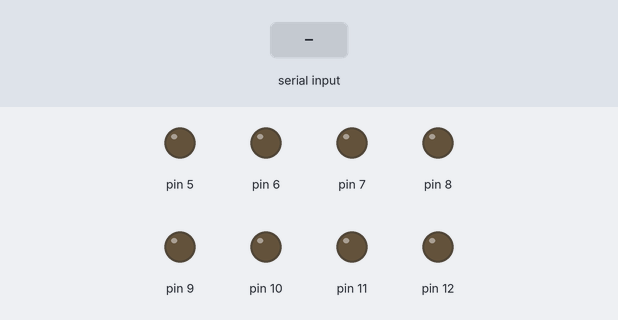
This sketch was run on a simulated Arduino Uno, built with avr-gcc and run on an emulated ATmega328P. On the bench: output pins drawn as LEDs (lit = HIGH). Dashed ring = blinking. The test bench sets the inputs (shaded band). What the sketch prints to the serial monitor is not drawn.

Above: at 1.2 s.
1.3 s: "1\n" received over Serial
At 1.65 s:
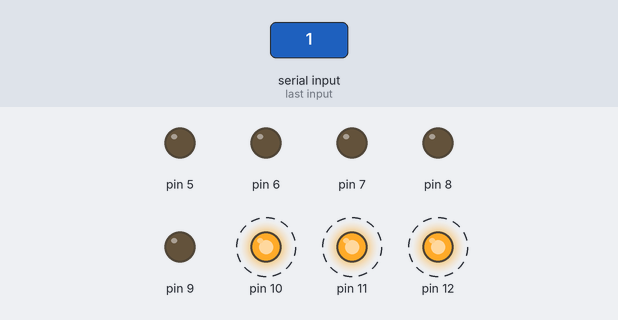
At 2.05 s:
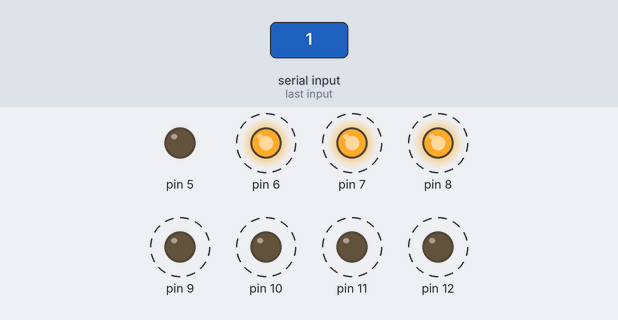
4.3 s: "2\n" received over Serial
At 4.45 s:
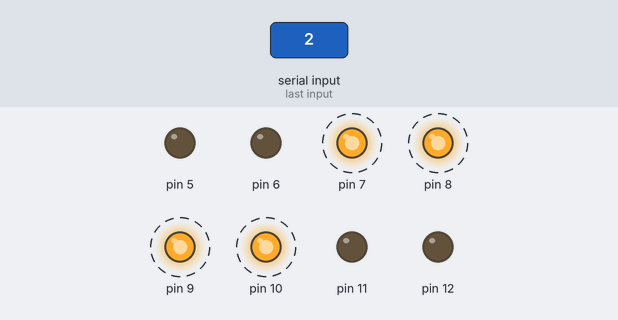
Timing chart, 0 to 7.3 s (numbered marks = the images above; inputs shaded):
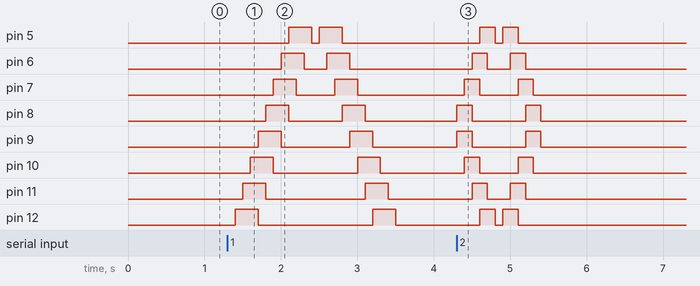

The sketch:

Sortides_1.3.ino
```cpp
/*************************************************************************
**                                                                      **
**                     Entrades-Sortides digitals                       **
**                                                                      **
*************************************************************************/
//Descripcio del programa
//Aquest programa té dos funcions
// La 1 els leds van d'una banda a una altra
// La 2 els leds van del centre als costats i dels costats al centre


//*******  Includes  *****************************************************


//*******  Variables  ****************************************************
int Funcio= 1 ;
//*******  Setup  ********************************************************
void setup(){
  Serial.begin(9600);
  pinMode (5, OUTPUT);
  pinMode (6, OUTPUT);
  pinMode (7, OUTPUT);
  pinMode (8, OUTPUT);
  pinMode (9, OUTPUT);
  pinMode (10, OUTPUT);
  pinMode (11, OUTPUT);
  pinMode (12, OUTPUT);


}

//*******  Loop  *********************************************************
void loop(){

  while ( Serial.available() > 0){
    Funcio = Serial.parseInt();
    Serial.print (Funcio);

    if ( Funcio == 1){
  digitalWrite (5, LOW);
  digitalWrite (6, LOW);
  digitalWrite (7, LOW);
  digitalWrite (8, LOW);
  digitalWrite (9, LOW);
  digitalWrite (10, LOW);
  digitalWrite (11, LOW);
  digitalWrite (12, LOW);

  delay(100);

  digitalWrite (5, LOW);
  digitalWrite (6, LOW);
  digitalWrite (7, LOW);
  digitalWrite (8, LOW);
  digitalWrite (9, LOW);
  digitalWrite (10, LOW);
  digitalWrite (11, LOW);
  digitalWrite (12, HIGH);

  delay(100);

  digitalWrite (5, LOW);
  digitalWrite (6, LOW);
  digitalWrite (7, LOW);
  digitalWrite (8, LOW);
  digitalWrite (9, LOW);
  digitalWrite (10, LOW);
  digitalWrite (11, HIGH);
  digitalWrite (12, HIGH);

  delay(100);

  digitalWrite (5, LOW);
  digitalWrite (6, LOW);
  digitalWrite (7, LOW);
  digitalWrite (8, LOW);
  digitalWrite (9, LOW);
  digitalWrite (10, HIGH);
  digitalWrite (11, HIGH);
  digitalWrite (12, HIGH);

  delay(100);

  digitalWrite (5, LOW);
  digitalWrite (6, LOW);
  digitalWrite (7, LOW);
  digitalWrite (8, LOW);
  digitalWrite (9, HIGH);
  digitalWrite (10, HIGH);
  digitalWrite (11, HIGH);
  digitalWrite (12, LOW);

  delay(100);

  digitalWrite (5, LOW);
  digitalWrite (6, LOW);
  digitalWrite (7, LOW);
  digitalWrite (8, HIGH);
  digitalWrite (9, HIGH);
  digitalWrite (10, HIGH);
  digitalWrite (11, LOW);
  digitalWrite (12, LOW);

  delay(100);

  digitalWrite (5, LOW);
  digitalWrite (6, LOW);
  digitalWrite (7, HIGH);
  digitalWrite (8, HIGH);
  digitalWrite (9, HIGH);
  digitalWrite (10, LOW);
  digitalWrite (11, LOW);
  digitalWrite (12, LOW);

  delay(100);

  digitalWrite (5, LOW);
  digitalWrite (6, HIGH);
  digitalWrite (7, HIGH);
  digitalWrite (8, HIGH);
  digitalWrite (9, LOW);
  digitalWrite (10, LOW);
  digitalWrite (11, LOW);
  digitalWrite (12, LOW);

  delay(100);

  digitalWrite (5, HIGH);
  digitalWrite (6, HIGH);
  digitalWrite (7, HIGH);
  digitalWrite (8, LOW);
  digitalWrite (9, LOW);
  digitalWrite (10, LOW);
  digitalWrite (11, LOW);
  digitalWrite (12, LOW);

  delay(100);

  digitalWrite (5, HIGH);
  digitalWrite (6, HIGH);
  digitalWrite (7, LOW);
  digitalWrite (8, LOW);
  digitalWrite (9, LOW);
  digitalWrite (10, LOW);
  digitalWrite (11, LOW);
  digitalWrite (12, LOW);

  delay(100);

  digitalWrite (5, HIGH);
  digitalWrite (6, LOW);
  digitalWrite (7, LOW);
  digitalWrite (8, LOW);
  digitalWrite (9, LOW);
  digitalWrite (10, LOW);
  digitalWrite (11, LOW);
  digitalWrite (12, LOW);

  delay(100);

  digitalWrite (5, LOW);
  digitalWrite (6, LOW);
  digitalWrite (7, LOW);
  digitalWrite (8, LOW);
  digitalWrite (9, LOW);
  digitalWrite (10, LOW);
  digitalWrite (11, LOW);
  digitalWrite (12, LOW);

  delay(100);

  digitalWrite (5, HIGH);
  digitalWrite (6, LOW);
  digitalWrite (7, LOW);
  digitalWrite (8, LOW);
  digitalWrite (9, LOW);
  digitalWrite (10, LOW);
  digitalWrite (11, LOW);
  digitalWrite (12, LOW);

  delay(100);

  digitalWrite (5, HIGH);
  digitalWrite (6, HIGH);
  digitalWrite (7, LOW);
  digitalWrite (8, LOW);
  digitalWrite (9, LOW);
  digitalWrite (10, LOW);
  digitalWrite (11, LOW);
  digitalWrite (12, LOW);

  delay(100);

  digitalWrite (5, HIGH);
  digitalWrite (6, HIGH);
  digitalWrite (7, HIGH);
  digitalWrite (8, LOW);
  digitalWrite (9, LOW);
  digitalWrite (10, LOW);
  digitalWrite (11, LOW);
  digitalWrite (12, LOW);

  delay(100);

  digitalWrite (5, LOW);
  digitalWrite (6, HIGH);
  digitalWrite (7, HIGH);
  digitalWrite (8, HIGH);
  digitalWrite (9, LOW);
  digitalWrite (10, LOW);
  digitalWrite (11, LOW);
  digitalWrite (12, LOW);

  delay(100);

  digitalWrite (5, LOW);
  digitalWrite (6, LOW);
  digitalWrite (7, HIGH);
  digitalWrite (8, HIGH);
  digitalWrite (9, HIGH);
  digitalWrite (10, LOW);
  digitalWrite (11, LOW);
  digitalWrite (12, LOW);

  delay(100);

  digitalWrite (5, LOW);
  digitalWrite (6, LOW);
  digitalWrite (7, LOW);
  digitalWrite (8, HIGH);
  digitalWrite (9, HIGH);
  digitalWrite (10, HIGH);
  digitalWrite (11, LOW);
  digitalWrite (12, LOW);

  delay(100);

  digitalWrite (5, LOW);
  digitalWrite (6, LOW);
  digitalWrite (7, LOW);
  digitalWrite (8, LOW);
  digitalWrite (9, HIGH);
  digitalWrite (10, HIGH);
  digitalWrite (11, HIGH);
  digitalWrite (12, LOW);

  delay(100);

  digitalWrite (5, LOW);
  digitalWrite (6, LOW);
  digitalWrite (7, LOW);
  digitalWrite (8, LOW);
  digitalWrite (9, LOW);
  digitalWrite (10, HIGH);
  digitalWrite (11, HIGH);
  digitalWrite (12, HIGH);

  delay(100);

  digitalWrite (5, LOW);
  digitalWrite (6, LOW);
  digitalWrite (7, LOW);
  digitalWrite (8, LOW);
  digitalWrite (9, LOW);
  digitalWrite (10, LOW);
  digitalWrite (11, HIGH);
  digitalWrite (12, HIGH);

  delay(100);

  digitalWrite (5, LOW);
  digitalWrite (6, LOW);
  digitalWrite (7, LOW);
  digitalWrite (8, LOW);
  digitalWrite (9, LOW);
  digitalWrite (10, LOW);
  digitalWrite (11, LOW);
  digitalWrite (12, HIGH);

  delay(100);

  digitalWrite (5, LOW);
  digitalWrite (6, LOW);
  digitalWrite (7, LOW);
  digitalWrite (8, LOW);
  digitalWrite (9, LOW);
  digitalWrite (10, LOW);
  digitalWrite (11, LOW);
  digitalWrite (12, LOW);

  delay(100);

    }

 //*Aqui comença la part del centre cap als costats
  else if (Funcio == 2) {
  digitalWrite (5, LOW);
  digitalWrite (6, LOW);
  digitalWrite (7, LOW);
  digitalWrite (8, HIGH);
  digitalWrite (9, HIGH);
  digitalWrite (10, LOW);
  digitalWrite (11, LOW);
  digitalWrite (12, LOW);

  delay(100);

  digitalWrite (5, LOW);
  digitalWrite (6, LOW);
  digitalWrite (7, HIGH);
  digitalWrite (8, HIGH);
  digitalWrite (9, HIGH);
  digitalWrite (10, HIGH);
  digitalWrite (11, LOW);
  digitalWrite (12, LOW);

  delay(100);

  digitalWrite (5, LOW);
  digitalWrite (6, HIGH);
  digitalWrite (7, HIGH);
  digitalWrite (8, LOW);
  digitalWrite (9, LOW);
  digitalWrite (10, HIGH);
  digitalWrite (11, HIGH);
  digitalWrite (12, LOW);

  delay(100);

  digitalWrite (5, HIGH);
  digitalWrite (6, HIGH);
  digitalWrite (7, LOW);
  digitalWrite (8, LOW);
  digitalWrite (9, LOW);
  digitalWrite (10, LOW);
  digitalWrite (11, HIGH);
  digitalWrite (12, HIGH);

  delay(100);

  digitalWrite (5, HIGH);
  digitalWrite (6, LOW);
  digitalWrite (7, LOW);
  digitalWrite (8, LOW);
  digitalWrite (9, LOW);
  digitalWrite (10, LOW);
  digitalWrite (11, LOW);
  digitalWrite (12, HIGH);

  delay(100);

  digitalWrite (5, LOW);
  digitalWrite (6, LOW);
  digitalWrite (7, LOW);
  digitalWrite (8, LOW);
  digitalWrite (9, LOW);
  digitalWrite (10, LOW);
  digitalWrite (11, LOW);
  digitalWrite (12, LOW);

  delay(100);

  digitalWrite (5, HIGH);
  digitalWrite (6, LOW);
  digitalWrite (7, LOW);
  digitalWrite (8, LOW);
  digitalWrite (9, LOW);
  digitalWrite (10, LOW);
  digitalWrite (11, LOW);
  digitalWrite (12, HIGH);

  delay(100);

  digitalWrite (5, HIGH);
  digitalWrite (6, HIGH);
  digitalWrite (7, LOW);
  digitalWrite (8, LOW);
  digitalWrite (9, LOW);
  digitalWrite (10, LOW);
  digitalWrite (11, HIGH);
  digitalWrite (12, HIGH);

  delay(100);

  digitalWrite (5, LOW);
  digitalWrite (6, HIGH);
  digitalWrite (7, HIGH);
  digitalWrite (8, LOW);
  digitalWrite (9, LOW);
  digitalWrite (10, HIGH);
  digitalWrite (11, HIGH);
  digitalWrite (12, LOW);

  delay(100);

  digitalWrite (5, LOW);
  digitalWrite (6, LOW);
  digitalWrite (7, HIGH);
  digitalWrite (8, HIGH);
  digitalWrite (9, HIGH);
  digitalWrite (10, HIGH);
  digitalWrite (11, LOW);
  digitalWrite (12, LOW);

  delay(100);

  digitalWrite (5, LOW);
  digitalWrite (6, LOW);
  digitalWrite (7, LOW);
  digitalWrite (8, HIGH);
  digitalWrite (9, HIGH);
  digitalWrite (10, LOW);
  digitalWrite (11, LOW);
  digitalWrite (12, LOW);

  delay(100);

  digitalWrite (5, LOW);
  digitalWrite (6, LOW);
  digitalWrite (7, LOW);
  digitalWrite (8, LOW);
  digitalWrite (9, LOW);
  digitalWrite (10, LOW);
  digitalWrite (11, LOW);
  digitalWrite (12, LOW);

  delay(100);

  }
  else {
    Funcio = 0 ;
  }
  }

}
```

Measured:
- after the input at 1.3 s, pin 5: alternates HIGH for 0.30 s and LOW for 0.10 s, 4 changes in all, then stays LOW, starting after 0.80 s; pin 6: alternates HIGH for 0.30 s and LOW for 0.30 s, 4 changes in all, then stays LOW, starting after 0.70 s
- after the input at 4.3 s, pin 5: alternates HIGH for 0.20 s and LOW for 0.10 s, 4 changes in all, then stays LOW, starting after 0.30 s; pin 6: alternates HIGH for 0.20 s and LOW for 0.30 s, 4 changes in all, then stays LOW, starting after 0.20 s
